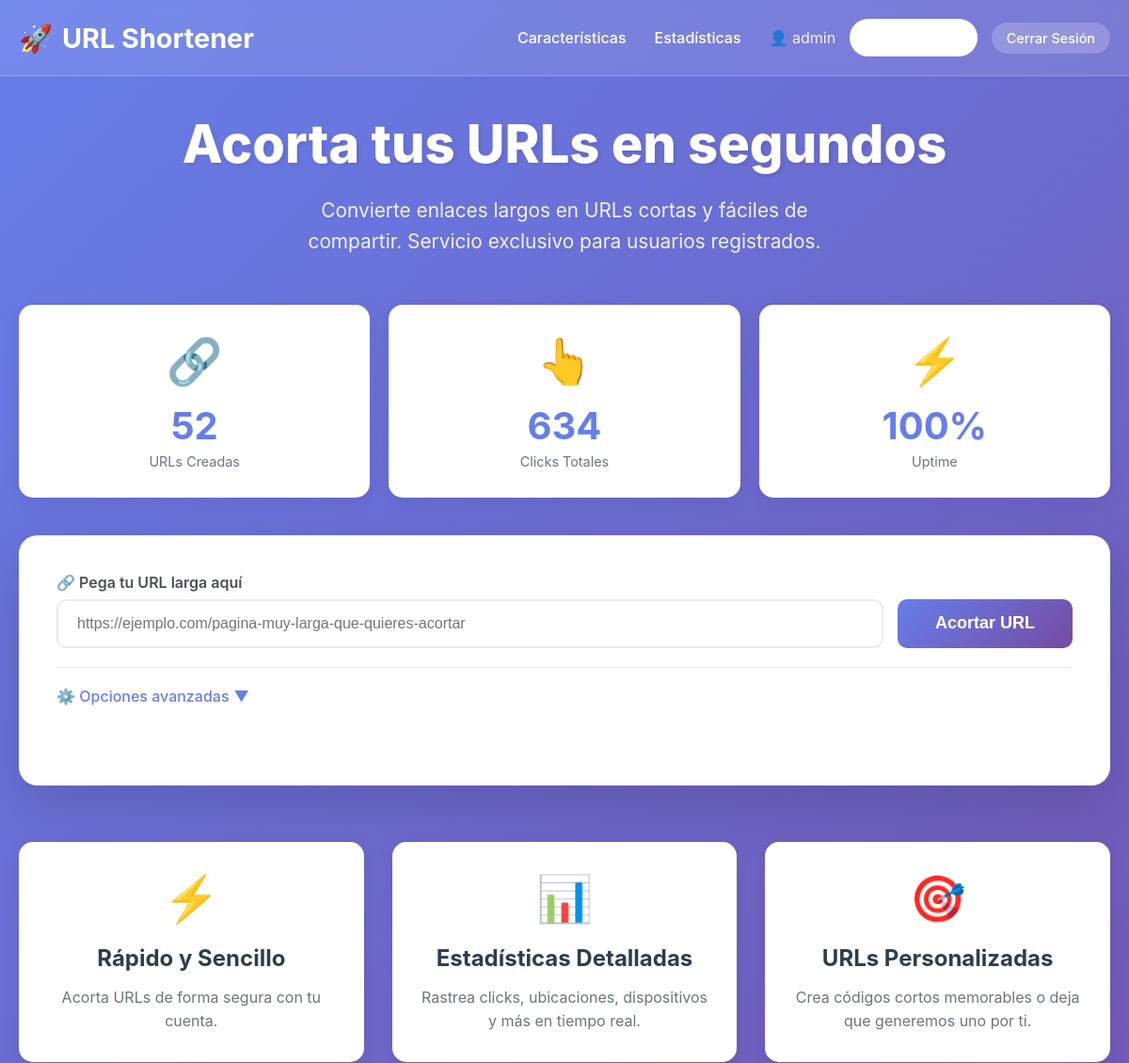
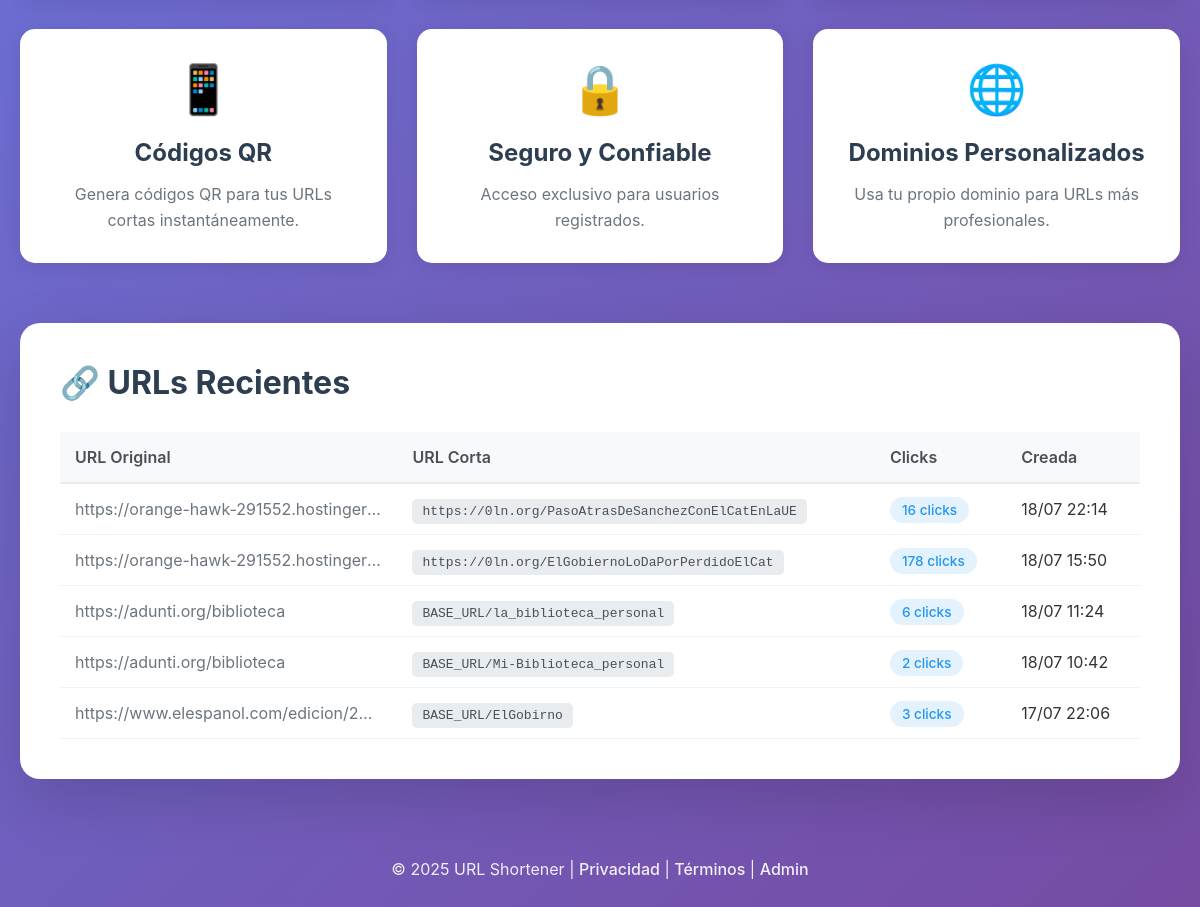
The page / (signed in) on the database its author committed (2 pictures, top to bottom).
### tables this page shows
CREATE TABLE `urls` (
  `id` int NOT NULL,
  `user_id` int DEFAULT NULL,
  `domain_id` int DEFAULT NULL,
  `short_code` varchar(100) NOT NULL,
  `original_url` text NOT NULL,
  `created_at` timestamp NULL DEFAULT CURRENT_TIMESTAMP,
  `clicks` int DEFAULT '0',
  `last_click` timestamp NULL DEFAULT NULL,
  `ip_address` varchar(45) DEFAULT NULL,
  `user_agent` text,
  `active` tinyint(1) DEFAULT '1',
  `is_public` tinyint(1) DEFAULT '1',
  `title` varchar(255) DEFAULT NULL,
  `description` text
);

CREATE TABLE `custom_domains` (
  `id` int NOT NULL,
  `user_id` int DEFAULT NULL,
  `domain` varchar(255) NOT NULL,
  `status` enum('pending','active','inactive') DEFAULT 'pending',
  `verification_token` varchar(64) DEFAULT NULL,
  `verified_at` timestamp NULL DEFAULT NULL,
  `created_at` timestamp NULL DEFAULT CURRENT_TIMESTAMP,
  `updated_at` timestamp NULL DEFAULT CURRENT_TIMESTAMP ON UPDATE CURRENT_TIMESTAMP,
  `ssl_enabled` tinyint(1) DEFAULT '0',
  `verification_method` varchar(50) DEFAULT NULL
);

### index.php (the view, shortened to what this page needs)
<?php
$is_logged_in = isset($_SESSION['user_id']) || isset($_SESSION['admin_logged_in']);
$username = $_SESSION['username'] ?? 'Invitado';
try {
    $db = new PDO("mysql:host=" . DB_HOST . ";dbname=" . DB_NAME, DB_USER, DB_PASS);
    $db->setAttribute(PDO::ATTR_ERRMODE, PDO::ERRMODE_EXCEPTION);
} catch(PDOException $e) {
    die("Error de conexión: " . $e->getMessage());
}
$shortened_url = '';
try {
    $stmt = $db->query("SELECT COUNT(*) as total FROM urls");
    $total_urls = $stmt->fetch()['total'];
    $stmt = $db->query("SELECT SUM(clicks) as total FROM urls");
    $total_clicks = $stmt->fetch()['total'] ?? 0;
    if ($is_logged_in) {
        $stmt = $db->query("
            SELECT u.*, cd.domain as custom_domain
            FROM urls u
            LEFT JOIN custom_domains cd ON u.domain_id = cd.id
            ORDER BY u.created_at DESC
            LIMIT 5
        ");
    }
    $recent_urls = $stmt->fetchAll();
} catch (Exception $e) {
    $total_urls = 0;
    $total_clicks = 0;
    $recent_urls = [];
}
?>
<!DOCTYPE html>
<html lang="es">
<head>
</head>
<body>
    <header class="header">
        <div class="header-content">
            <a href="/" class="logo">
                <span>🚀</span>
                <span>URL Shortener</span>
            </a>
            <nav class="nav-links">
                <a href="#features">Características</a>
                <a href="#stats">Estadísticas</a>
                <?php if ($is_logged_in): ?>
                <div class="user-info">
                    <span>👤 <?php echo htmlspecialchars($username); ?></span>
                    <a href="<?php echo rtrim(BASE_URL, '/'); ?>/admin/panel_simple.php" class="btn-login">Panel Admin</a>
                    <a href="<?php echo rtrim(BASE_URL, '/'); ?>/admin/logout.php" class="btn-logout">Cerrar Sesión</a>
                </div>
                <?php else: ?>
                <a href="<?php echo rtrim(BASE_URL, '/'); ?>/admin/login.php" class="btn-login">Iniciar Sesión</a>
                <?php endif; ?>
            </nav>
        </div>
    </header>
    <div class="container">
        <div class="hero">
            <h1>Acorta tus URLs en segundos</h1>
            <p>Convierte enlaces largos en URLs cortas y fáciles de compartir.
            <?php if (REQUIRE_LOGIN_TO_SHORTEN): ?>
                Servicio exclusivo para usuarios registrados.
            <?php else: ?>
                Gratis, rápido y con estadísticas en tiempo real.
            <?php endif; ?>
            </p>
        </div>
        <div class="stats-grid" id="stats">
            <div class="stat-card">
                <div class="stat-icon">🔗</div>
                <div class="stat-value"><?php echo number_format($total_urls); ?></div>
                <div class="stat-label">URLs Creadas</div>
            </div>
            <div class="stat-card">
                <div class="stat-icon">👆</div>
                <div class="stat-value"><?php echo number_format($total_clicks); ?></div>
                <div class="stat-label">Clicks Totales</div>
            </div>
            <div class="stat-card">
                <div class="stat-icon">⚡</div>
                <div class="stat-value">100%</div>
                <div class="stat-label">Uptime</div>
            </div>
        </div>
        <div class="main-card">
            <?php if (empty($shortened_url)): ?>
            <form method="POST" class="url-form">
                <div class="form-group">
                    <label class="form-label">🔗 Pega tu URL larga aquí</label>
                    <div class="input-group">
                        <input type="url"
                               name="url"
                               class="form-control"
                               placeholder="https://ejemplo.com/pagina-muy-larga-que-quieres-acortar"
                               required
                               autofocus
                               <?php echo (REQUIRE_LOGIN_TO_SHORTEN && !$is_logged_in) ? 'disabled' : ''; ?>>
                        <button type="submit"
                                class="btn-shorten"
                                <?php echo (REQUIRE_LOGIN_TO_SHORTEN && !$is_logged_in) ? 'disabled' : ''; ?>>
                            Acortar URL
                        </button>
                    </div>
                </div>
                <?php if (!REQUIRE_LOGIN_TO_SHORTEN || $is_logged_in): ?>
                <div class="advanced-options">
                    <div class="advanced-toggle" onclick="toggleAdvanced()">
                        <span>⚙️ Opciones avanzadas</span>
                        <span id="toggle-icon">▼</span>
                    </div>
                </div>
                <?php endif; ?>
            </form>
            <?php endif; ?>
        </div>
        <div class="features" id="features">
            <div class="feature">
                <div class="feature-icon">⚡</div>
                <h3>Rápido y Sencillo</h3>
                <p><?php echo REQUIRE_LOGIN_TO_SHORTEN ? 'Acorta URLs de forma segura con tu cuenta.' : 'Acorta tus URLs en segundos. Sin complicaciones.'; ?></p>
            </div>
            <div class="feature">
                <div class="feature-icon">📊</div>
                <h3>Estadísticas Detalladas</h3>
                <p>Rastrea clicks, ubicaciones, dispositivos y más en tiempo real.</p>
            </div>
            <div class="feature">
                <div class="feature-icon">🎯</div>
                <h3>URLs Personalizadas</h3>
                <p>Crea códigos cortos memorables o deja que generemos uno por ti.</p>
            </div>
            <div class="feature">
                <div class="feature-icon">📱</div>
                <h3>Códigos QR</h3>
                <p>Genera códigos QR para tus URLs cortas instantáneamente.</p>
            </div>
            <div class="feature">
                <div class="feature-icon">🔒</div>
                <h3>Seguro y Confiable</h3>
                <p><?php echo REQUIRE_LOGIN_TO_SHORTEN ? 'Acceso exclusivo para usuarios registrados.' : 'Enlaces permanentes con redirección HTTPS segura.'; ?></p>
            </div>
            <div class="feature">
                <div class="feature-icon">🌐</div>
                <h3>Dominios Personalizados</h3>
                <p>Usa tu propio dominio para URLs más profesionales.</p>
            </div>
        </div>
        <?php if (!empty($recent_urls)): ?>
        <div class="recent-section">
            <h2>🔗 URLs Recientes <?php echo (!$is_logged_in ? '(Públicas)' : ''); ?></h2>
            <div class="recent-urls">
                <table>
                    <thead>
                        <tr>
                            <th>URL Original</th>
                            <th>URL Corta</th>
                            <th>Clicks</th>
                            <th>Creada</th>
                        </tr>
                    </thead>
                    <tbody>
                        <?php foreach ($recent_urls as $url): ?>
                        <?php
                        if (!empty($url['custom_domain'])) {
                            $short_url = "https://" . $url['custom_domain'] . "/" . $url['short_code'];
                        } else {
                            $short_url = rtrim(BASE_URL, '/') . '/' . $url['short_code'];
                        }
                        ?>
                        <tr>
                            <td class="url-original" title="<?php echo htmlspecialchars($url['original_url']); ?>">
                                <?php echo htmlspecialchars($url['original_url']); ?>
                            </td>
                            <td>
                                <span class="url-short"><?php echo htmlspecialchars($short_url); ?></span>
                            </td>
                            <td>
                                <span class="badge badge-primary">
                                    <?php echo number_format($url['clicks'] ?? 0); ?> clicks
                                </span>
                            </td>
                            <td><?php echo date('d/m H:i', strtotime($url['created_at'])); ?></td>
                        </tr>
                        <?php endforeach; ?>
                    </tbody>
                </table>
            </div>
        </div>
        <?php endif; ?>
    </div>
    <footer class="footer">
        <p>
            © <?php echo date('Y'); ?> URL Shortener |
            <a href="/privacy">Privacidad</a> |
            <a href="/terms">Términos</a> |
            <a href="<?php echo rtrim(BASE_URL, '/'); ?>/admin">Admin</a>
        </p>
    </footer>
</body>
</html>

### rows shown on the page
urls: original_url "https://orange-hawk-291552.hostinger…", short_code.domain "https://0ln.org/PasoAtrasDeSanchezConElCatEnLaUE", clicks "16", created_at "18/07 22:14"
urls: original_url "https://orange-hawk-291552.hostinger…", short_code.domain "https://0ln.org/ElGobiernoLoDaPorPerdidoElCat", clicks "178", created_at "18/07 15:50"
urls: original_url "https://adunti.org/biblioteca", short_code "BASE_URL/la_biblioteca_personal", clicks "6", created_at "18/07 11:24"
urls: original_url "https://adunti.org/biblioteca", short_code "BASE_URL/Mi-Biblioteca_personal", clicks "2", created_at "18/07 10:42"
urls: original_url "https://www.elespanol.com/edicion/2…", short_code "BASE_URL/ElGobirno", clicks "3", created_at "17/07 22:06"

### other values the page prints
$username "admin"
$total_urls "52"
$total_clicks "634"
